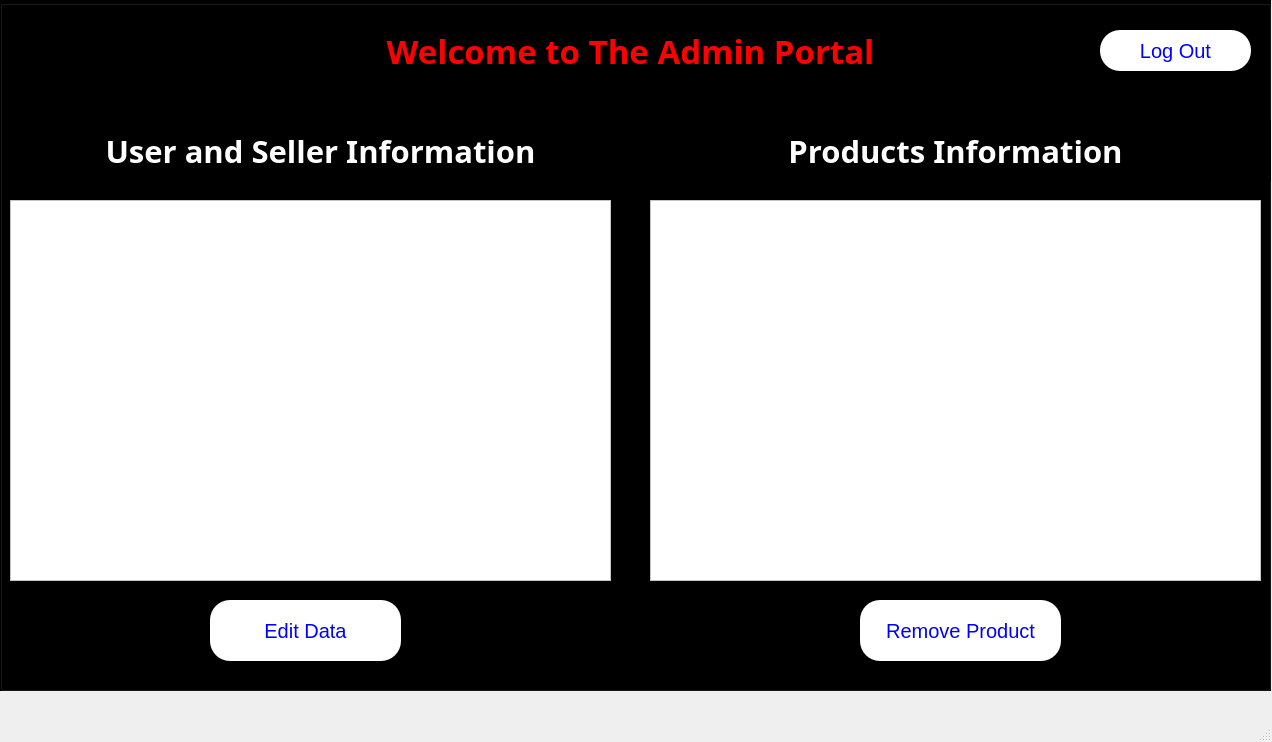
<?xml version="1.0" encoding="UTF-8"?>
<ui version="4.0">
 <class>MainWindowadm</class>
 <widget class="QMainWindow" name="MainWindowadm">
  <property name="geometry">
   <rect>
    <x>0</x>
    <y>0</y>
    <width>1272</width>
    <height>742</height>
   </rect>
  </property>
  <property name="windowTitle">
   <string>MainWindow</string>
  </property>
  <widget class="QWidget" name="centralwidget">
   <widget class="QGroupBox" name="groupBox">
    <property name="geometry">
     <rect>
      <x>0</x>
      <y>0</y>
      <width>1271</width>
      <height>691</height>
     </rect>
    </property>
    <property name="autoFillBackground">
     <bool>false</bool>
    </property>
    <property name="styleSheet">
     <string notr="true">background-color: black;</string>
    </property>
    <property name="title">
     <string/>
    </property>
    <widget class="QLabel" name="label_Welcome">
     <property name="geometry">
      <rect>
       <x>270</x>
       <y>10</y>
       <width>721</width>
       <height>81</height>
      </rect>
     </property>
     <property name="font">
      <font>
       <family>Rockwell Extra Bold</family>
       <pointsize>25</pointsize>
       <bold>true</bold>
      </font>
     </property>
     <property name="autoFillBackground">
      <bool>false</bool>
     </property>
     <property name="styleSheet">
      <string notr="true">color: red;</string>
     </property>
     <property name="text">
      <string>Welcome to The Admin Portal</string>
     </property>
     <property name="alignment">
      <set>Qt::AlignCenter</set>
     </property>
    </widget>
    <widget class="QLabel" name="label_User_information">
     <property name="geometry">
      <rect>
       <x>10</x>
       <y>120</y>
       <width>621</width>
       <height>61</height>
      </rect>
     </property>
     <property name="font">
      <font>
       <family>Rockwell Extra Bold</family>
       <pointsize>23</pointsize>
       <bold>true</bold>
      </font>
     </property>
     <property name="autoFillBackground">
      <bool>false</bool>
     </property>
     <property name="styleSheet">
      <string notr="true">color: white;
background-color: black;</string>
     </property>
     <property name="text">
      <string>User and Seller Information</string>
     </property>
     <property name="alignment">
      <set>Qt::AlignCenter</set>
     </property>
    </widget>
    <widget class="Line" name="line">
     <property name="geometry">
      <rect>
       <x>620</x>
       <y>120</y>
       <width>20</width>
       <height>561</height>
      </rect>
     </property>
     <property name="styleSheet">
      <string notr="true">background-color: black;
color: white;</string>
     </property>
     <property name="orientation">
      <enum>Qt::Vertical</enum>
     </property>
    </widget>
    <widget class="QLabel" name="label_Products_information">
     <property name="geometry">
      <rect>
       <x>640</x>
       <y>120</y>
       <width>631</width>
       <height>61</height>
      </rect>
     </property>
     <property name="font">
      <font>
       <family>Rockwell Extra Bold</family>
       <pointsize>23</pointsize>
       <bold>true</bold>
      </font>
     </property>
     <property name="autoFillBackground">
      <bool>false</bool>
     </property>
     <property name="styleSheet">
      <string notr="true">color: white;
background-color: black;</string>
     </property>
     <property name="text">
      <string>Products Information</string>
     </property>
     <property name="alignment">
      <set>Qt::AlignCenter</set>
     </property>
    </widget>
    <widget class="QTableWidget" name="tableWidget_UserSellerInfo">
     <property name="geometry">
      <rect>
       <x>10</x>
       <y>200</y>
       <width>601</width>
       <height>381</height>
      </rect>
     </property>
     <property name="font">
      <font>
       <pointsize>12</pointsize>
       <bold>true</bold>
      </font>
     </property>
     <property name="styleSheet">
      <string notr="true">background-color: white;</string>
     </property>
    </widget>
    <widget class="QTableWidget" name="tableWidget_Products_admin">
     <property name="geometry">
      <rect>
       <x>650</x>
       <y>200</y>
       <width>611</width>
       <height>381</height>
      </rect>
     </property>
     <property name="font">
      <font>
       <pointsize>12</pointsize>
       <bold>true</bold>
      </font>
     </property>
     <property name="styleSheet">
      <string notr="true">background-color: white;</string>
     </property>
    </widget>
    <widget class="QPushButton" name="Button_Edit_Data">
     <property name="geometry">
      <rect>
       <x>210</x>
       <y>600</y>
       <width>191</width>
       <height>61</height>
      </rect>
     </property>
     <property name="font">
      <font>
       <pointsize>15</pointsize>
       <italic>false</italic>
       <bold>false</bold>
      </font>
     </property>
     <property name="styleSheet">
      <string notr="true">color: blue;
font-size: larger;
font-weight: 400;
border: none;
border-radius: 20px;
background-color: white;</string>
     </property>
     <property name="text">
      <string>Edit Data</string>
     </property>
    </widget>
    <widget class="QPushButton" name="Button_Remove_Product">
     <property name="geometry">
      <rect>
       <x>860</x>
       <y>600</y>
       <width>201</width>
       <height>61</height>
      </rect>
     </property>
     <property name="font">
      <font>
       <pointsize>15</pointsize>
       <italic>false</italic>
       <bold>false</bold>
      </font>
     </property>
     <property name="styleSheet">
      <string notr="true">color: blue;
font-size: larger;
font-weight: 400;
border: none;
border-radius: 20px;
background-color: white;</string>
     </property>
     <property name="text">
      <string>Remove Product</string>
     </property>
    </widget>
    <widget class="QPushButton" name="btn_log_out">
     <property name="geometry">
      <rect>
       <x>1100</x>
       <y>30</y>
       <width>151</width>
       <height>41</height>
      </rect>
     </property>
     <property name="font">
      <font>
       <pointsize>15</pointsize>
       <italic>false</italic>
       <bold>false</bold>
      </font>
     </property>
     <property name="styleSheet">
      <string notr="true">color: blue;
font-size: larger;
font-weight: 400;
border: none;
border-radius: 20px;
background-color: white;</string>
     </property>
     <property name="text">
      <string>Log Out</string>
     </property>
    </widget>
   </widget>
  </widget>
  <widget class="QMenuBar" name="menubar">
   <property name="geometry">
    <rect>
     <x>0</x>
     <y>0</y>
     <width>1272</width>
     <height>22</height>
    </rect>
   </property>
  </widget>
  <widget class="QStatusBar" name="statusbar"/>
 </widget>
 <resources/>
 <connections/>
</ui>
